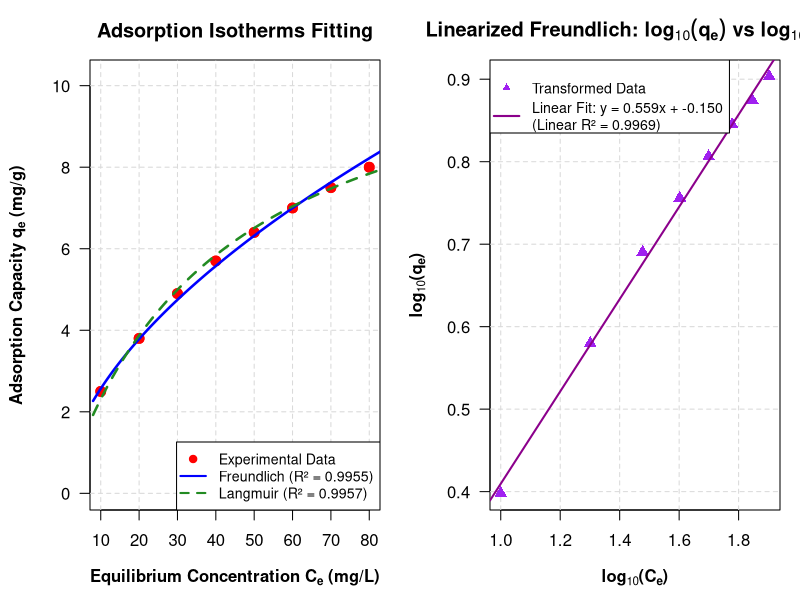

This chart was generated by the following R code:
# ===============================================================================
# ADSORPTION ISOTHERM CALCULATOR & DATA ANALYZER (R Version)
# Models: Freundlich & Langmuir Adsorption Isotherms
# ===============================================================================
#
# Mathematical Formulations:
# 1. Freundlich Isotherm:
#      Non-linear:  q_e = K_f * C_e^(1/n)
#      Linear form: log10(q_e) = (1/n) * log10(C_e) + log10(K_f)
#      Parameters:  Slope = 1/n  -->  n = 1/Slope
#                   Intercept = log10(K_f)  -->  K_f = 10^Intercept
#
# 2. Langmuir Isotherm:
#      Non-linear:  q_e = (q_max * K_L * C_e) / (1 + K_L * C_e)
#      Linear form: (C_e / q_e) = (1 / (q_max * K_L)) + (1 / q_max) * C_e
#      Parameters:  Slope = 1/q_max  -->  q_max = 1/Slope
#                   Intercept = 1/(q_max * K_L)  -->  K_L = Slope / Intercept
#      Separation Factor: R_L = 1 / (1 + K_L * C_0)
# ===============================================================================

# --- 1. FREUNDLICH ISOTHERM FIT ---
freundlich_fit <- function(C_e, q_e) {
  # Input validation
  valid_idx <- which(C_e > 0 & q_e > 0)
  if (length(valid_idx) < 2) {
    stop("At least 2 data points with C_e > 0 and q_e > 0 are required.")
  }
  
  C_val <- C_e[valid_idx]
  q_val <- q_e[valid_idx]
  
  # Log10 transformation
  log_C <- log10(C_val)
  log_q <- log10(q_val)
  
  # Linear regression model
  fit_lm <- lm(log_q ~ log_C)
  intercept <- coef(fit_lm)[1]
  slope <- coef(fit_lm)[2]
  
  if (slope == 0) {
    stop("Fitted slope is zero; cannot determine Freundlich exponent n.")
  }
  
  one_over_n <- unname(slope)
  n <- 1 / one_over_n
  K_f <- 10^unname(intercept)
  r2_linear <- summary(fit_lm)$r.squared
  
  # Non-linear predictions and real-space R^2
  q_pred <- K_f * (C_val^(1 / n))
  ss_res <- sum((q_val - q_pred)^2)
  ss_tot <- sum((q_val - mean(q_val))^2)
  r2_nonlinear <- ifelse(ss_tot != 0, 1 - (ss_res / ss_tot), 0)
  rmse <- sqrt(mean((q_val - q_pred)^2))
  
  return(list(
    model = "Freundlich",
    K_f = K_f,
    n = n,
    one_over_n = one_over_n,
    slope = slope,
    intercept = intercept,
    r2_linear = r2_linear,
    r2_nonlinear = r2_nonlinear,
    rmse = rmse,
    C_e = C_val,
    q_e = q_val,
    q_pred = q_pred
  ))
}

# --- 2. LANGMUIR ISOTHERM FIT ---
langmuir_fit <- function(C_e, q_e) {
  valid_idx <- which(C_e > 0 & q_e > 0)
  if (length(valid_idx) < 2) {
    stop("At least 2 data points with C_e > 0 and q_e > 0 are required.")
  }
  
  C_val <- C_e[valid_idx]
  q_val <- q_e[valid_idx]
  
  # Linearization: (C_e / q_e) vs C_e
  y_lin <- C_val / q_val
  fit_lm <- lm(y_lin ~ C_val)
  intercept <- coef(fit_lm)[1]
  slope <- coef(fit_lm)[2]
  
  if (slope <= 0) {
    stop("Slope is non-positive; monolayer saturation capacity cannot be calculated.")
  }
  
  q_max <- 1 / unname(slope)
  K_L <- unname(slope) / unname(intercept)
  r2_linear <- summary(fit_lm)$r.squared
  
  # Non-linear predictions & metrics
  q_pred <- (q_max * K_L * C_val) / (1 + K_L * C_val)
  ss_res <- sum((q_val - q_pred)^2)
  ss_tot <- sum((q_val - mean(q_val))^2)
  r2_nonlinear <- ifelse(ss_tot != 0, 1 - (ss_res / ss_tot), 0)
  rmse <- sqrt(mean((q_val - q_pred)^2))
  
  return(list(
    model = "Langmuir",
    q_max = q_max,
    K_L = K_L,
    slope = slope,
    intercept = intercept,
    r2_linear = r2_linear,
    r2_nonlinear = r2_nonlinear,
    rmse = rmse,
    C_e = C_val,
    q_e = q_val,
    q_pred = q_pred
  ))
}

# --- 3. PREDICTION FUNCTIONS ---
predict_freundlich <- function(C_new, K_f, n) {
  return(K_f * (pmax(C_new, 0)^(1 / n)))
}

predict_langmuir <- function(C_new, q_max, K_L) {
  return((q_max * K_L * C_new) / (1 + K_L * C_new))
}

# --- 4. PLOTTING FUNCTION (BASE R - NO EXTERNAL PACKAGES NEEDED) ---
plot_isotherms <- function(C_e, q_e, fr_res, lg_res = NULL, save_filename = NULL) {
  if (!is.null(save_filename)) {
    png(save_filename, width = 1100, height = 500, res = 120)
    on.exit(dev.off())
  }
  
  par(mfrow = c(1, 2), mar = c(4.5, 4.5, 3, 1))
  
  # Plot 1: q_e vs C_e (Real Space Fit)
  C_seq <- seq(min(C_e) * 0.8, max(C_e) * 1.15, length.out = 200)
  q_fr_seq <- predict_freundlich(C_seq, fr_res$K_f, fr_res$n)
  
  y_max <- max(q_e, q_fr_seq) * 1.15
  plot(C_e, q_e, pch = 19, col = "red", cex = 1.3,
       xlab = expression(bold(paste("Equilibrium Concentration ", C[e], " (mg/L)"))),
       ylab = expression(bold(paste("Adsorption Capacity ", q[e], " (mg/g)"))),
       main = "Adsorption Isotherms Fitting",
       ylim = c(0, y_max), las = 1)
  grid(nx = NULL, ny = NULL, col = "gray85", lty = 2)
  points(C_e, q_e, pch = 19, col = "red", cex = 1.3)
  
  lines(C_seq, q_fr_seq, col = "blue", lwd = 2.5)
  
  legend_labels <- c(
    "Experimental Data",
    sprintf("Freundlich (R² = %.4f)", fr_res$r2_nonlinear)
  )
  legend_colors <- c("red", "blue")
  legend_ltys <- c(NA, 1)
  legend_pchs <- c(19, NA)
  
  if (!is.null(lg_res)) {
    q_lg_seq <- predict_langmuir(C_seq, lg_res$q_max, lg_res$K_L)
    lines(C_seq, q_lg_seq, col = "forestgreen", lwd = 2.5, lty = 2)
    legend_labels <- c(legend_labels, sprintf("Langmuir (R² = %.4f)", lg_res$r2_nonlinear))
    legend_colors <- c(legend_colors, "forestgreen")
    legend_ltys <- c(legend_ltys, 2)
    legend_pchs <- c(legend_pchs, NA)
  }
  
  legend("bottomright", legend = legend_labels, col = legend_colors,
         lty = legend_ltys, pch = legend_pchs, lwd = 2, bty = "o", bg = "white", cex = 0.85)
  
  # Plot 2: Linearized Freundlich Plot (log10(q_e) vs log10(C_e))
  log_C <- log10(fr_res$C_e)
  log_q <- log10(fr_res$q_e)
  
  plot(log_C, log_q, pch = 17, col = "purple", cex = 1.3,
       xlab = expression(bold(paste(log[10], "(", C[e], ")"))),
       ylab = expression(bold(paste(log[10], "(", q[e], ")"))),
       main = expression(bold(paste("Linearized Freundlich: ", log[10](q[e]), " vs ", log[10](C[e])))),
       las = 1)
  grid(nx = NULL, ny = NULL, col = "gray85", lty = 2)
  points(log_C, log_q, pch = 17, col = "purple", cex = 1.3)
  
  abline(a = fr_res$intercept, b = fr_res$slope, col = "darkmagenta", lwd = 2)
  
  legend("topleft",
         legend = c(
           "Transformed Data",
           sprintf("Linear Fit: y = %.3fx + %.3f\n(Linear R² = %.4f)", 
                   fr_res$slope, fr_res$intercept, fr_res$r2_linear)
         ),
         col = c("purple", "darkmagenta"),
         pch = c(17, NA), lty = c(NA, 1), lwd = 2, bty = "o", bg = "white", cex = 0.85)
  
  par(mfrow = c(1, 1))
}


# ===============================================================================
# 5. EXECUTION & DEMONSTRATION WITH EXPERIMENTAL DATA
# ===============================================================================

# Experimental adsorption data
# C_e : equilibrium concentration (mg/L)
# q_e : amount adsorbed per unit mass of adsorbent (mg/g)
C_e_data <- c(10, 20, 30, 40, 50, 60, 70, 80)
q_e_data <- c(2.5, 3.8, 4.9, 5.7, 6.4, 7.0, 7.5, 8.0)

cat(rep("=", 65), "\n", sep = "")
cat("         ADSORPTION ISOTHERM ANALYSIS IN R (FREUNDLICH & LANGMUIR)\n")
cat(rep("=", 65), "\n", sep = "")

# 1. Fit Freundlich Model
fr_res <- freundlich_fit(C_e_data, q_e_data)
cat("\n--- FREUNDLICH ISOTHERM RESULTS ---\n")
cat(sprintf("  Freundlich Constant (K_f)    : %.6f (mg/g)(L/mg)^(1/n)\n", fr_res$K_f))
cat(sprintf("  Freundlich Exponent (n)      : %.6f\n", fr_res$n))
cat(sprintf("  Heterogeneity Factor (1/n)   : %.6f\n", fr_res$one_over_n))
cat(sprintf("  Linear R² (in log10 space)   : %.6f\n", fr_res$r2_linear))
cat(sprintf("  Non-linear R² (real space)   : %.6f\n", fr_res$r2_nonlinear))
cat(sprintf("  Root Mean Squared Error(RMSE): %.6f mg/g\n", fr_res$rmse))

cat("\n  Adsorption Evaluation (Freundlich):\n")
if (fr_res$n > 1) {
  cat(sprintf("  -> n = %.2f > 1 : Favorable adsorption process.\n", fr_res$n))
} else if (fr_res$n == 1) {
  cat("  -> n = 1.0 : Linear partition adsorption.\n")
} else {
  cat(sprintf("  -> n = %.2f < 1 : Unfavorable adsorption process.\n", fr_res$n))
}

# 2. Fit Langmuir Model
lg_res <- langmuir_fit(C_e_data, q_e_data)
cat("\n--- LANGMUIR ISOTHERM RESULTS ---\n")
cat(sprintf("  Monolayer Capacity (q_max)   : %.6f mg/g\n", lg_res$q_max))
cat(sprintf("  Langmuir Constant (K_L)      : %.6f L/mg\n", lg_res$K_L))
cat(sprintf("  Linear R²                    : %.6f\n", lg_res$r2_linear))
cat(sprintf("  Non-linear R² (real space)   : %.6f\n", lg_res$r2_nonlinear))
cat(sprintf("  Root Mean Squared Error(RMSE): %.6f mg/g\n", lg_res$rmse))

# Separation factor at test initial concentration C0 = 80 mg/L
C0_test <- 80
R_L <- 1 / (1 + lg_res$K_L * C0_test)
cat(sprintf("  Separation Factor (R_L @ C0=%.1f mg/L): %.4f (0 < R_L < 1 indicates favorable)\n", C0_test, R_L))

# 3. Model Comparison
cat("\n--- MODEL COMPARISON ---\n")
best_model <- ifelse(fr_res$r2_nonlinear > lg_res$r2_nonlinear, "Freundlich", "Langmuir")
cat(sprintf("  Best fitting model: %s (Freundlich R² = %.4f vs Langmuir R² = %.4f)\n", 
            best_model, fr_res$r2_nonlinear, lg_res$r2_nonlinear))

# 4. Predictions for New Concentrations
cat("\n--- PREDICTIONS FOR NEW CONCENTRATIONS ---\n")
new_Ce <- c(15, 25, 45, 90)
pred_fr <- predict_freundlich(new_Ce, fr_res$K_f, fr_res$n)
pred_lg <- predict_langmuir(new_Ce, lg_res$q_max, lg_res$K_L)

pred_df <- data.frame(
  `C_e (mg/L)` = new_Ce,
  `Freundlich q_e` = round(pred_fr, 4),
  `Langmuir q_e` = round(pred_lg, 4),
  check.names = FALSE
)
print(pred_df, row.names = FALSE)

cat("\n", rep("=", 65), "\n", sep = "")

# 5. Generate plots (saves to isotherm_plot.png & displays in R device)
plot_isotherms(C_e_data, q_e_data, fr_res, lg_res, save_filename = "isotherm_plot.png")
cat("\n[Success] Isotherm fitting plots saved to 'isotherm_plot.png'.\n")
